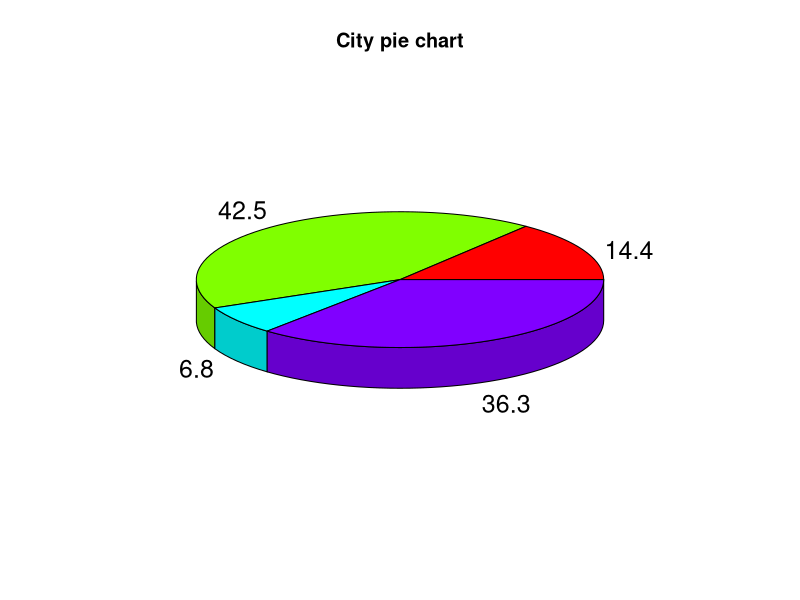
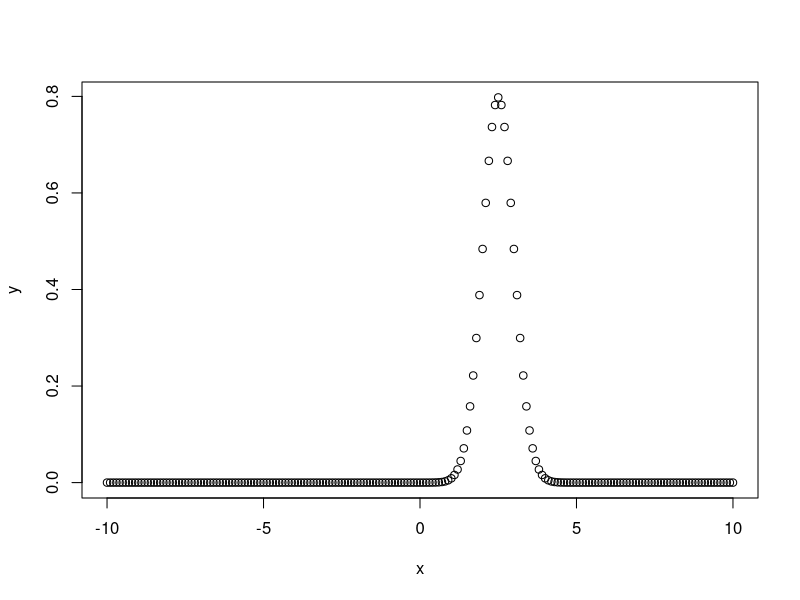
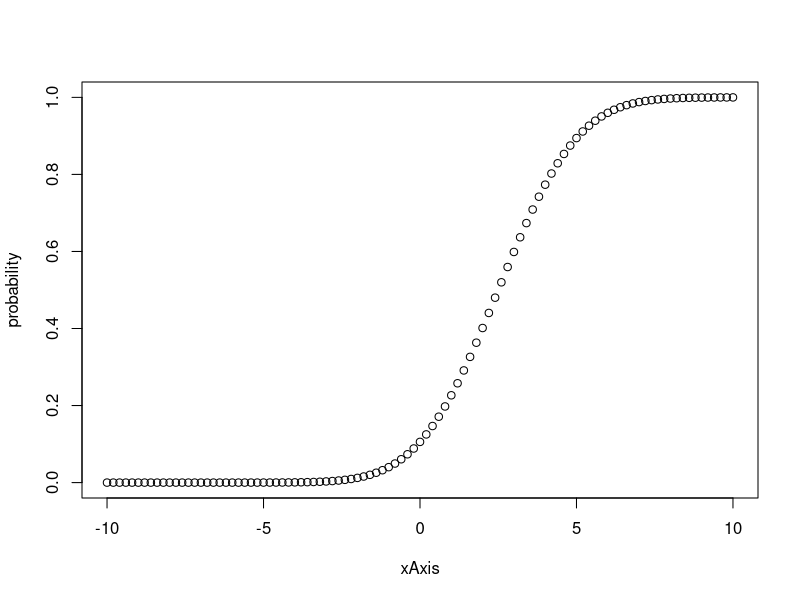
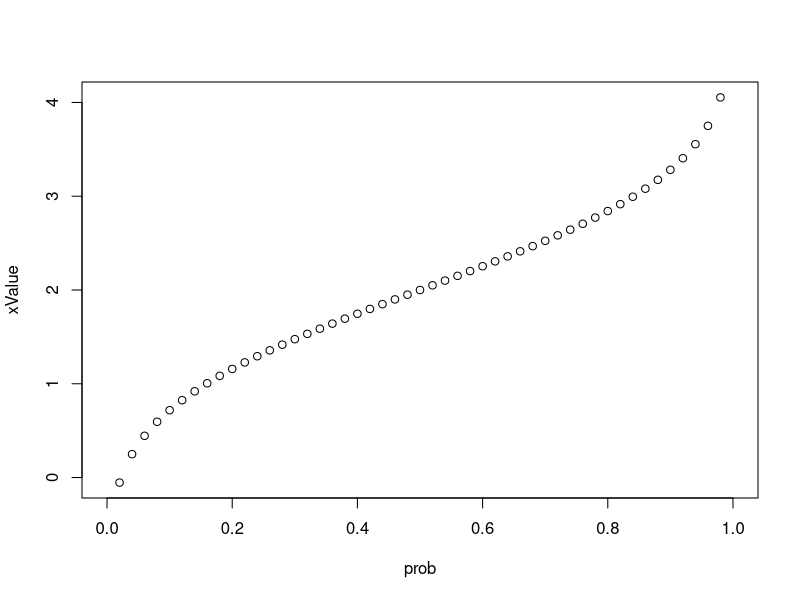
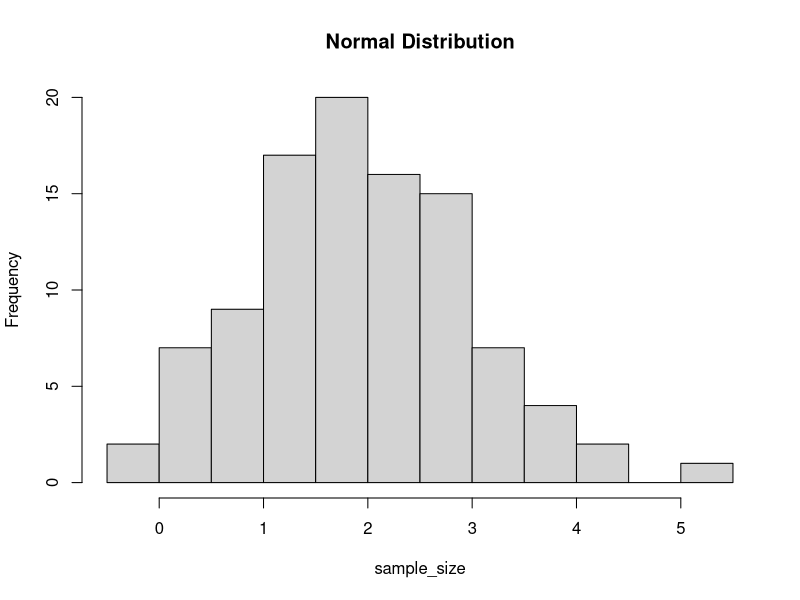
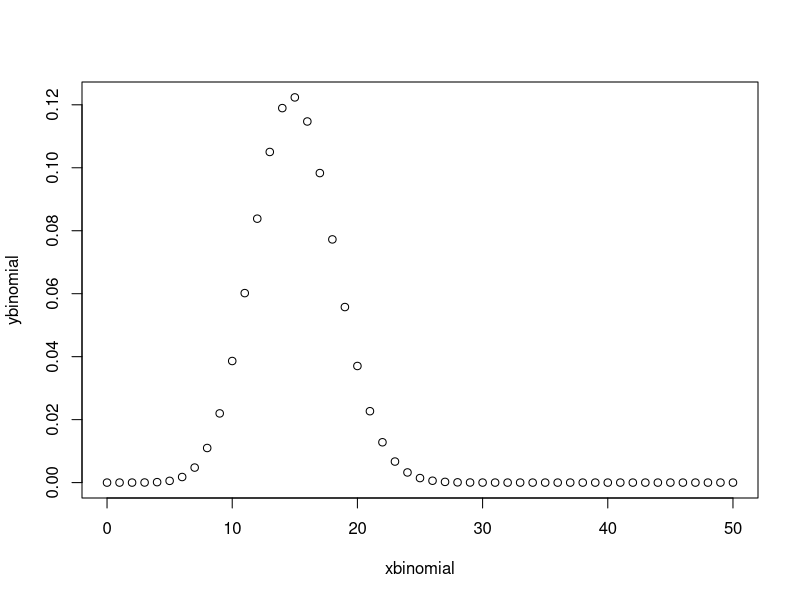
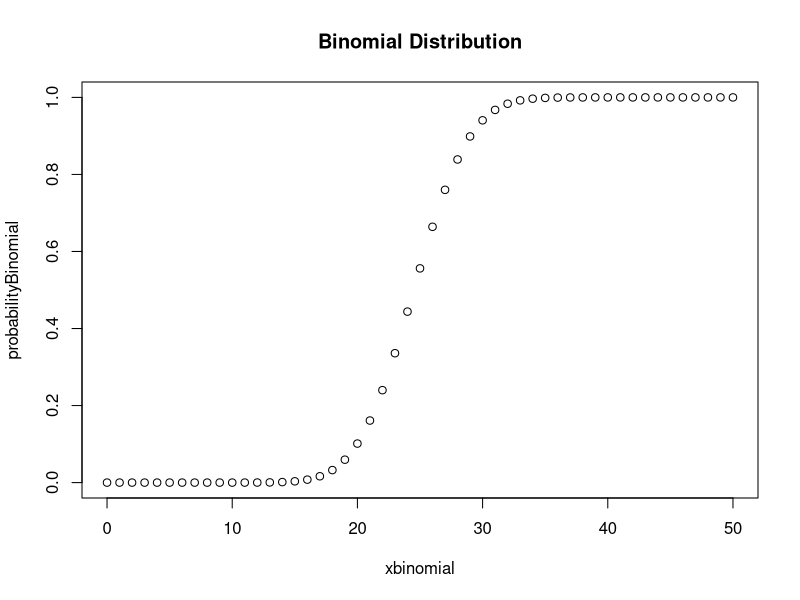
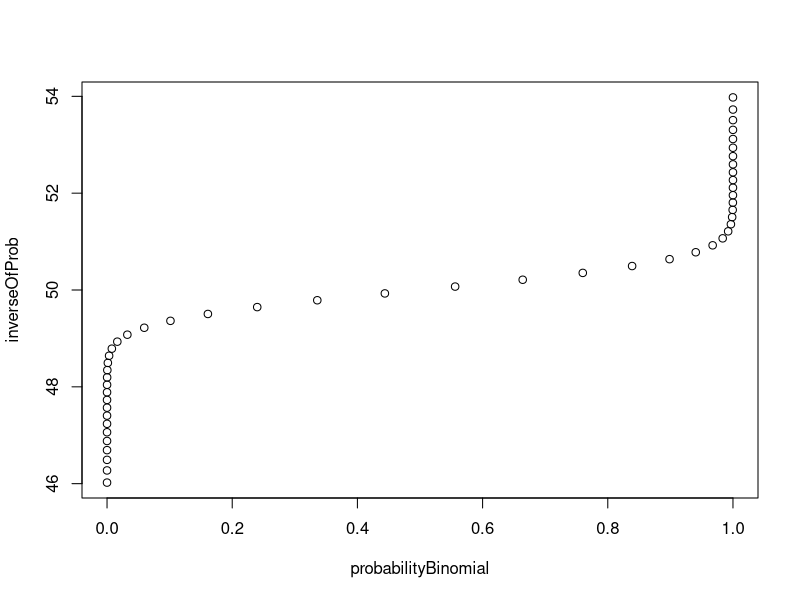

R code for these plots, in order: (Note: this script raises an error after producing the figures.)
# Create data for the graph.
x <- c(21, 62, 10, 53)

labels <- c("London","New York","Singapore","Mumbai")
piepercent<- round(100*x/sum(x), 1)

# Give the chart file a name.
png(file = "city_percentage_legends.jpg")


# Plot the chart.
pie(x, labels = piepercent, main = "City pie chart",col = rainbow(length(x)),
    clockwise = TRUE)
legend("topright", cex = 1, labels, fill = rainbow(length(x)))

# Save the file.
dev.off()

?pie
?legend

data(plotrix)

library(plotrix)
?pie3D
pie3D(x, labels = piepercent, main = "City pie chart", col = rainbow(length(x)))


x <- seq(-10, 10, by = .1)
y <-dnorm(x, mean = 2.5, sd = 0.5)
plot(x, y)

xAxis <- seq(-10, 10, by = .2)
probability <- pnorm(xAxis, mean = 2.5, sd = 2)
plot(xAxis, probability)

prob <- seq(0, 1, by = .02)
xValue <- qnorm(prob, mean = 2, sd = 1)
plot(prob, xValue)


sample_size <- rnorm(100, mean = 2, sd = 1)
print(sample_size)
hist(sample_size, main = "Normal Distribution")

xbinomial <- seq(0, 50, by = 1)
ybinomial <- dbinom(xbinomial, 50, .3)
plot(xbinomial, ybinomial)

probabilityBinomial <- pbinom(xbinomial, 50, .5)
plot(xbinomial, probabilityBinomial, main = "Binomial Distribution")

inverseOfProb <- qnorm(probabilityBinomial, 50, .5)
plot(probabilityBinomial, inverseOfProb)

events <- 0:30
dpoisson <- dpois(events, 3)
plot(events, dpoisson)

ppoisson <- ppois(events, 3)
plot(events, ppoisson)

qpoisson <- qpois(ppoisson, 3)
plot(events, qpoisson)

rpoisson <- rpois(30, 3)
plot(events, rpoisson)


# ############################### PIE CHART
x <- c(21, 62, 10, 53)
label <- c("London", "NewYork", "Egypt", "Aswan")
piepercent <- round(100*x/sum(x), 1)
pie(x, label = piepercent, main = "City Pie Chart", col = rainbow(length(x)))
legend("topright", label, cex = 0.8, fill = rainbow(length(x)))



# ############################### BAR PLOT
# Input
color <- c("orange", "green", "brown")
month <- c("March", "April", "May", "June", "July")
region <- c("East", "West", "North")

# Values
value <- matrix(c(2,9,3,11,9,4,8,7,3,12,5,2,8,10,11), 
                nrow = 3, ncol = 5, byrow = TRUE)
barplot(value, main = "barPlot For Total revenue", names.arg = month, 
        xlab = "Month", ylab = "revenue", col = color)
legend("topleft", region, cex = 1.5, fill = color)



# ################################### BOX PLOT
data("mtcars")
input <- mtcars[, c("mpg", "cyl")]
print(head(input))

boxplot(mpg ~ cyl, data = input, xlab = "Number of Cylinders",
        ylab = "Miles Per Gallon", main = "Mileage Data")



# ##################################### HISTOGRAM
v <- c(9,13,21,8,36,22,12,41,31,33,19)
hist(v, xlab = "Weight", col = "red", border = "blue", xlim = c(0, 40)
     , ylim = c(0, 5), breaks = 20)




# ################################### LINES
inp1 <- c(7,12,28,3,41)
inp2 <- c(14,7,6,19,3)
plot(inp1, 
     type = "o",
     col = "red",
     xlab = "Month",
     ylab = "Rain Fall",
     main = "Rain Fall Chart")

# TO ADD ANOTHER VARIABLE
lines(inp2, type = "o", col = "blue")

# ################################## SCATTER 
data2 <- mtcars[,c("wt", "mpg")]
print(head(data2))

plot(x = data2$wt, y = data2$mpg,
     xlab = "Weight",
     ylab = "Milage",
     xlim = c(2.5, 5),
     ylim = c(15, 30),
     main = "Weight vs Milage mtcars Data")


pairs(~wt+mpg+disp+cyl+vs, data = mtcars, 
      main = "ScatterPlot Matrix")


# ####################### PERMUTATION
library(gtools)

# Permutations
o <- c("red", "blue", "black")
permutations(n = 3, r = 2, v = o, repeats.allowed = T)
# nrow(v)  # v = permutations(n = 3, r = 2, v = o, repeats.allowed = T)

permutations(n = 3, r = 2, v = o)
# nrow(v)  #permutations(n = 3, r = 2, v = o)

# Combinations with repetition
combinations(n = 3, r = 2, v = o, set = TRUE, repeats.allowed = TRUE)

# Combinations without repetition
combinations(n = 3, r = 2, v = o, set = TRUE, repeats.allowed = F)


# #########################  Loading Data
data("iris")
print(iris)
print(head(iris))
print(head(iris, 3))
print(str(iris))
print(names(iris))

# ########################## DEEPLAYER
library(dplyr)
data = iris["Sepal.Length"]
data_iris = iris[c("Sepal.Length", "Species")]
data_selection = select(iris, "Sepal.Length", "Species")

data_filteration = filter(iris, Species == "setosa")

firstSpecie = iris[1, "Species"]
secondSpecie = iris[51, "Species"]
firstAndThird = iris[c(1, 3), "Species"]

top5 = iris[1:5, "Species"]

specie_Ascending_order = iris[order(iris["Sepal.Length"]),]

specie_Descending_order = iris[order(-iris["Sepal.Length"]),]

iris$Sepal.Length




# ########################## 1-LOADING DATA
library(datasets)
data("mtcars")  # LOADING THE BUILT-IN LIBRARY

head(mtcars)  # TO SHOW THE FIRST 6 ROWS IN THE DATASET
names(mtcars)   # TO SHOW THE NAMES OF THE COLUMNS
dim(mtcars)    # TO SHOW THE DIMENSIONS OF THE DATA SET
str(mtcars)   # TO SHOW ABSTRACTION OF THE DATA SET



# ####################### 2-EXTRACTING DATA
library(dplyr)   # LOADING THE DATA "dplyr"
library(datasets)
data("mtcars")

# NUM 1
# FILTERATION TO THE SET OF EACH TYPE OF TRANSMISSION
manual = filter(mtcars, am == 1)    
automatic = filter(mtcars, am == 0)
# DISPLAYING THE DATA
print(head(manual))
print(head(automatic))

# NUM2
# SORTING THE DATA AT FIRST
dispSorting = mtcars[order(-mtcars["disp"]),]
hpSorting = mtcars[order(-mtcars["hp"]),]
dratSorting = mtcars[order(-mtcars["drat"]),]

### FIRST METHOD  -- USING head() BUILT-IN FUNCTION
print(head(dispSorting, 10))
print(head(hpSorting, 10))
print(head(dratSorting, 10))

# SECOND METHOD -- USING INDEXING
print(dispSorting[1:10,])
print(hpSorting[1:10,])
print(dratSorting[1:10,])

# ## NUM 3 -- DISPLAYING THE mpg ABOVE THE AVERAGE ONLY
averageOfMPG = mean(mtcars$mpg)
aboveAverageMPG = filter(mtcars, mpg > averageOfMPG)
print(aboveAverageMPG)

# NUM 4
# PIE CHART ISN'T SO USEFUL BUT IN (vs, cyl, am, gear, carb) COLUMS 
# AS THESE COLUMS HAVE FEATURES IN INTEGER NUMBERS 
# WITH REPETITION
# vs COLUMN
vs <- table(mtcars$vs)
pie(vs, main = "Pie Chart For VS Column 'mtcarts' ")

# cyl COLUMN
cyl <- table(mtcars$cyl)
pie(cyl, main = "Pie Chart For Cyl Column 'mtcars'")

# am COLUMN
am <- table(mtcars$am)
pie(am, main = "Pie Chart For Am Column 'mtcars'")

# gear COLUMN
gear <- table(mtcars$gear)
pie(gear, main = "Pie Chart For Gear Column 'mtcars'")

# carb COLUMN
carb <- table(mtcars$carb)
pie(carb, main = "Pie Chart For Carb Column 'mtcars'")



# (mpg, disp, drat, wt, qsec, hp) COLUMNS SHOW THE FEATURES
# AS THE NUMBERS AREN,T SPECIFICAND THEIR VALUES ARE DIFFERENT 

# mpg COLUMN
mpg <- mtcars$mpg
hist(mpg, xlab = "MPG", 
     xlim = c(10, 35), 
     ylim = c(0, 10), 
     breaks = 15, 
     col = "lightpink",
     border = "darkcyan", 
     main = "Histogram 'mtcars' For MPG")



# disp COLUMN
disp <- mtcars$disp
hist(disp, xlab = "DISP",
     xlim = c(50, 500),
     ylim = c(0, 6),
     breaks = 15,
     col = "lightpink",
     border = "darkcyan", 
     main = "Histogram 'mtcars' For DISP")

# drat COLUMN
drat <- mtcars$drat
hist(drat, xlab = "DRAT",
     xlim = c(2.5, 5.5),
     ylim = c(0, 10),
     breaks = 15,
     col = "lightpink",
     border = "darkcyan", 
     main = "Histogram 'mtcars' For DRAT")

# wt COLUMN
wt <- mtcars$wt
hist(wt, xlab = "WT",
     xlim = c(1, 6),
     ylim = c(0, 9),
     breaks = 15,
     col = "lightpink",
     border = "darkcyan", 
     main = "Histogram 'mtcars' For WT")

# qsec COLUMN
qsec <- mtcars$qsec
hist(qsec, xlab = "QSEC",
     xlim = c(13, 24),
     ylim = c(0, 7),
     breaks = 15,
     col = "lightpink",
     border = "darkcyan", 
     main = "Histogram 'mtcars' For QSEC")

# hp COLUMN
hp <- mtcars$hp
hist(hp, xlab = "HP",
     xlim = c(20, 300),
     ylim = c(0, 8),
     breaks = 15,
     col = "lightpink",
     border = "darkcyan", 
     main = "Histogram 'mtcars' For HP")



# NUM 5
# BOXPLOTS AND EXTRACTING THE 3 MAIN PERCENTILES
# THE MAIN 3 PERCENTILES (Q1, MEDIAN, Q3) 
# InterQuartile Range = Q3-Q1 -- IQR IS MORE RELIABLE THAN THE RANGE(Q4-Q1)
# THE MEDIAN IS THE BOLD LINE IN THE MIDDLE
# Q1 CLOSE TO THE ZERO (THE BORDER OF THE BOX)
# Q3 IS THE END BORDER OF THE BOX 
# disp COLUMN
boxplot(mtcars$disp, 
        data = mtcars, 
        ylab = "Displacement",
        main = "DISP in 'mtcars")

boxplot.stats(mtcars$disp)[1]$stats[c(2:4)]  

# qsec COLUMN
boxplot(mtcars$qsec,
        data = mtcars,
        ylab = "1/4 Miles time",
        main = "QSec in 'mtcars")
boxplot.stats(mtcars$qsec)[1]$stats[c(2:4)]  

# hp COLUMN
boxplot(mtcars$hp,
        data = mtcars,
        ylab = "Gross HorsePower",
        main = "HP in 'mtcars")

boxplot.stats(mtcars$hp)[1]$stats[c(2:4)]


# ################# DISTRIBUTIONS
# ###### PART A

sdWt = sqrt(var(mtcars$wt))
meanWt = mean(mtcars$wt)
(1 - pnorm(q = 3.4, mean = meanWt, sd = sdWt)) * 100


# ####### PART B
# OBSERVATION(SIZE) = 32
# THE PROBABILITY OF GETTING (0:18) MANNUAL CARS
sum(dbinom(x = 0:18, size = 32, prob = mean(mtcars$am)))


# ####### PART C
# PARKING SPOTS = 12
# FIVE POSSIBLE CARS
sum(dbinom(x = 0:4, size = 12, prob = 1/5))


# ################## PERMUTATIONS AND COMBINATIONS
library(gtools)
# ############# PART 1
# NUM OF DIGITS (0, 1, 2, 3, 4, 5, 6, 7, 8, 9) = 10
# R = 3 

# FIRST METHOD -- USING (gtools) LIBRARY -- permutations BUILT-IN FUNCTION
# WITHIN REPETITION
numSequence <- seq(0, 9)
permutations(n = 10, r = 3, v = numSequence, repeats.allowed = T)


# SECOND METHOD -- USING BUILT-IN FUNCTION -- expand.grid(NUM OF REPETITION)
expand.grid(numSequence, numSequence, numSequence)

# ################ PART 2
# FIRST METHOD USING "gtools" LIBRARY
# THE SEQUENCE NUMBERS ARE(1, 2, 3, 4, 5, 6, 7, 8, 9)
seqNums = seq(1, 9)
allPossibleCombinations = combinations(n = 9, r = 3, v = seqNums)

# THE PROB TO GET 3 NUMBERS 
# THE MININMUM NUMBER IS 2 AND THE MAXIMUM NUMBER IS 5
# IF THE FIRST NUM == 2 & THE LAST == 5 
mean(allPossibleCombinations[,1] == 2 & allPossibleCombinations[,3] == 5)

# SECOND METHOD -- expand.grid() -- BUILT-IN FUNCTION
requiredCombinations = expand.grid(2, c(3, 4), 5)
# NUM OF ROWS IN requiredCombinations OVER allPossibleCombinations
# THE NAMES OF THE VARIABLES HOLDS THEIR MEANING
nrow(requiredCombinations) / nrow(allPossibleCombinations)

